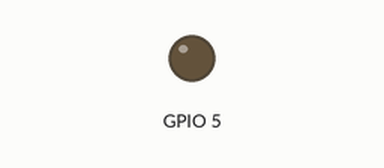
Recording of a program running on a simulated ESP8266 (NodeMCU). Parts: output pins drawn as LEDs (lit = HIGH). WiFi joins after 1.5 s; servers stay silent unless stated; uploads are accepted with an empty reply; what the program prints to the serial monitor is not drawn. At 4.0 s the program puts the board to deep sleep or switches it off; the recording ends there.

Above: at 0.1 s.
At 1.6 s:
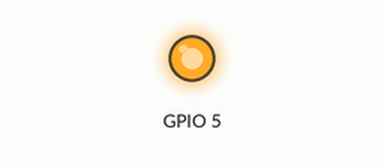
Timing chart, 0 to 3.5 s (numbered marks = the images above):
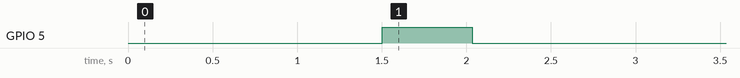

The program:

main.cpp
```cpp
#include <Arduino.h>
#include <ArduinoJson.h>
#include <ESP8266WiFi.h>
#include <WiFiClientSecure.h>
#include <b64.h>
#include <sha256.h>
#include <NTP.h>

// WIFI settings
static char ssid[] = "";
static char pass[] = "";

// Sensor stuff
int sensorPin = A0;
int sensorValue = 0;

// START: Azure Evet Hub settings
static const char* deviceId = "";
static char* KEY = "";
static const char* KEY_NAME = "PrimaryKey";
static const char* HOST = "";
// END: Azure Evet Hub settings

const char* TARGET_URL = "/devices/";
const char* IOT_HUB_END_POINT = "/messages/events?api-version=2015-08-15-preview";

char buffer[256];
int expire = 1511104241;
int sleepTimeS = 3600;

String fullSas;
int limit = 0;
int eventHubMsgCount = 0;

WiFiClientSecure tlsClient;

bool debugOn = false;

void initSerial() {
        Serial.begin(115200);
        Serial.setDebugOutput(true);
}

void initWifi() {
        Serial.print("\r\n\r\nAttempting to connect to SSID: ");
        Serial.println(ssid);
        WiFi.begin(ssid, pass);
        while (WiFi.status() != WL_CONNECTED) {
                delay(500);
                Serial.print(".");
        }
        Serial.println("\r\nConnected to wifi");
        Serial.print("IP address: ");
        Serial.println(WiFi.localIP());
}

// http://hardwarefun.com/tutorials/url-encoding-in-arduino
String URLEncode(const char* msg)
{
        const char *hex = "0123456789abcdef";
        String encodedMsg = "";

        while (*msg!='\0') {
                if( ('a' <= *msg && *msg <= 'z')
                    || ('A' <= *msg && *msg <= 'Z')
                    || ('0' <= *msg && *msg <= '9') ) {
                        encodedMsg += *msg;
                } else {
                        encodedMsg += '%';
                        encodedMsg += hex[*msg >> 4];
                        encodedMsg += hex[*msg & 15];
                }
                msg++;
        }
        return encodedMsg;
}

void connectToAzure() {
        delay(500);
        Serial.print(deviceId);
        Serial.print(" connecting to ");
        Serial.println(HOST);
        if (WiFi.status() != WL_CONNECTED) { return; }
        if (!tlsClient.connect(HOST, 443)) {
                Serial.print("Host connection failed.  WiFi IP Address: ");
                Serial.println(WiFi.localIP());

                delay(2000);
        }
        else {
                Serial.println("Host connected");
                delay(250);
        }
}

String createIotHubSas(char *key, String url){
        String stringToSign = url + "\n" + expire;

        int keyLength = strlen(key);

        int decodedKeyLength = base64_dec_len(key, keyLength);
        char decodedKey[decodedKeyLength]; //allocate char array big enough for the base64 decoded key

        base64_decode(decodedKey, key, keyLength);

        Sha256.initHmac((const uint8_t*)decodedKey, decodedKeyLength);
        Sha256.print(stringToSign);
        char* sign = (char*) Sha256.resultHmac();

        int encodedSignLen = base64_enc_len(HASH_LENGTH);
        char encodedSign[encodedSignLen];
        base64_encode(encodedSign, sign, HASH_LENGTH);

        return "sr=" + url + "&sig="+ URLEncode(encodedSign) + "&se=" + expire;
}

String serializeData(int data){
        StaticJsonBuffer<JSON_OBJECT_SIZE(16)> jsonBuffer; //  allow for a few extra json fields that actually being used at the moment
        JsonObject& root = jsonBuffer.createObject();

        root["DeviceId"] = deviceId;
        root["Utc"] = GetISODateTime();
        root["Moisture"] = data;
        root["Id"] = ++eventHubMsgCount;

        root.printTo(buffer, sizeof(buffer));

        return (String)buffer;
}

String buildHttpRequest(String data){
        return "POST " + (String)TARGET_URL + (String)deviceId + (String)IOT_HUB_END_POINT + " HTTP/1.1\r\n" +
               "Host: " + HOST + "\r\n" +
               "Authorization: SharedAccessSignature " + fullSas + "\r\n" +
               "Content-Type: application/atom+xml;type=entry;charset=utf-8\r\n" +
               "Content-Length: " + data.length() + "\r\n\r\n" + data;
}

void publishToAzure(int data) {
        int bytesWritten = 0;

        // https://msdn.microsoft.com/en-us/library/azure/dn790664.aspx

        if (!tlsClient.connected()) { connectToAzure(); }
        if (!tlsClient.connected()) { return; }

        tlsClient.flush();

        bytesWritten = tlsClient.print(buildHttpRequest(serializeData(data)));

        String response = "";
        String chunk = "";
        int limit = 1;


        do {
                if (tlsClient.connected()) {
                        yield();
                        chunk = tlsClient.readStringUntil('\n');
                        response += chunk;
                }
        } while (chunk.length() > 0 && ++limit < 100);
        if (debugOn) {
        Serial.print("Bytes sent ");
        Serial.print(bytesWritten);
        Serial.print(" Message ");
        Serial.print(eventHubMsgCount);
        Serial.print(", Response chunks ");
        Serial.print(limit);
        Serial.print(", Response code: ");
      }

        if (response.length() > 12) { Serial.println(response.substring(9, 12)); }
        else { Serial.println("unknown"); }

}

void getCurrentTime(){
        int ntpRetryCount = 0;
        while (timeStatus() == timeNotSet && ++ntpRetryCount < 10) { // get NTP time
                Serial.println(WiFi.localIP());
                setSyncProvider(getNtpTime);
                setSyncInterval(60 * 60);
        }
}

void setup() {
        pinMode(5, OUTPUT);
        initSerial();
        initWifi();

        String blah = URLEncode(HOST) + URLEncode(TARGET_URL);
        fullSas =  createIotHubSas(KEY, blah);
        if (debugOn) {
        Serial.println();
        Serial.print(" Full SAS: ");
        Serial.println(fullSas);
      }
}

void loop() {
        digitalWrite(5, HIGH);
        delay(500);
        getCurrentTime();
        sensorValue = analogRead(sensorPin);
        if (debugOn) {
            Serial.print("Moisture: ");
            Serial.println(sensorValue);
        }
        digitalWrite(5, LOW);
        publishToAzure(sensorValue);
        if (debugOn) {
        Serial.println("starting sleep");
        delay(sleepTimeS * 10);
        ESP.getVcc();
        Serial.println("end of sleep");
      } else {
        ESP.deepSleep(sleepTimeS * 1000000);
      }
}
```

Measured:
- by itself, GPIO 5: LOW → HIGH at 1.5 s, → LOW 0.53 s later
